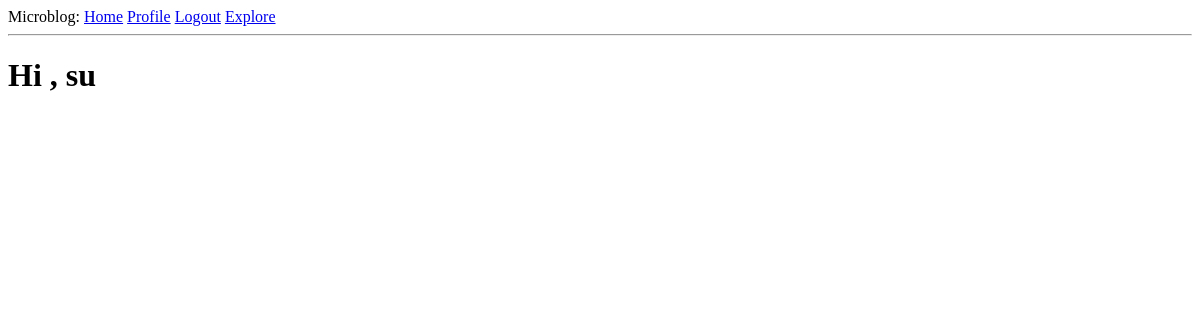
The page /explore (signed in) on the database as committed earlier.
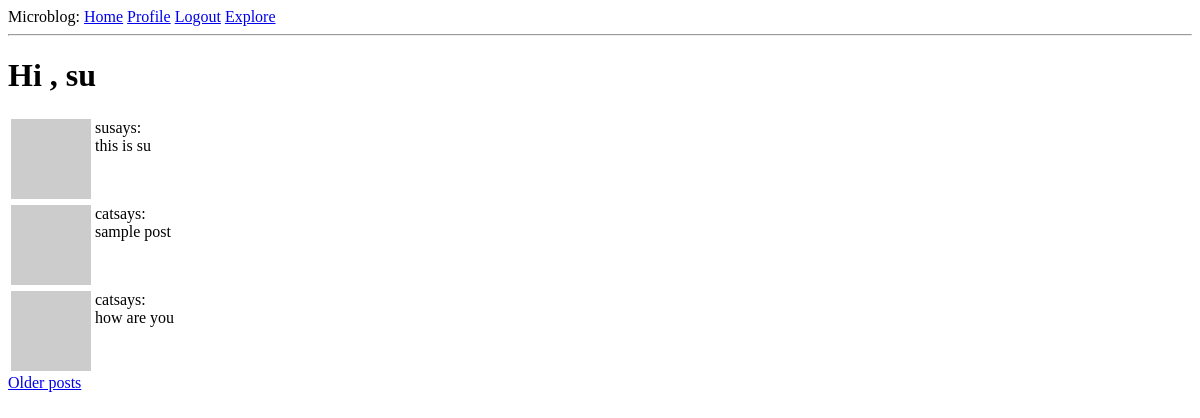
The same page on the database as committed later.
### app/models.py (models this page shows, shortened)
class User(UserMixin, db.Model):
    id: so.Mapped[int] = so.mapped_column(primary_key=True)
    username: so.Mapped[str] = so.mapped_column(sa.String(64), index=True, unique=True)
    email: so.Mapped[str] = so.mapped_column(sa.String(120), index=True, unique=True)
    password_hash: so.Mapped[Optional[str]] = so.mapped_column(sa.String(256))
    posts: so.WriteOnlyMapped["Post"] = so.relationship(back_populates="author")
    about_me: so.Mapped[Optional[str]] = so.mapped_column(sa.String(140))
    last_seen: so.Mapped[Optional[datetime]] = so.mapped_column(
        default=lambda: datetime.now(timezone.utc)
    )
    following: so.WriteOnlyMapped["User"] = so.relationship(
        secondary=followers,
        primaryjoin=(followers.c.follower_id == id),
        secondaryjoin=(followers.c.followed_id == id),
        back_populates="followers",
    )
    followers: so.WriteOnlyMapped["User"] = so.relationship(
        secondary=followers,
        primaryjoin=(followers.c.followed_id == id),
        secondaryjoin=(followers.c.follower_id == id),
        back_populates="following",
    )
    def avatar(self, size):
        digest = md5(self.email.lower().encode("utf-8")).hexdigest()
        return f"https://www.gravatar.com/avatar/{digest}?d=identicon&s={size}"

class Post(db.Model):
    id: so.Mapped[int] = so.mapped_column(primary_key=True)
    body: so.Mapped[str] = so.mapped_column(sa.String(140))
    timestamp: so.Mapped[datetime] = so.mapped_column(
        index=True, default=lambda: datetime.now(timezone.utc)
    )
    user_id: so.Mapped[int] = so.mapped_column(sa.ForeignKey(User.id), index=True)
    author: so.Mapped[User] = so.relationship(back_populates="posts")

### app/routes.py (the view)
@app.route("/explore")
@login_required
def explore():
    page = request.args.get("page", 1, type=int)
    query = sa.select(Post).order_by(Post.timestamp.desc())
    posts = db.paginate(
        query, page=page, per_page=app.config["POSTS_PER_PAGE"], error_out=False
    )
    next_url = url_for("explore", page=posts.next_num) if posts.has_next else None
    prev_url = url_for("explore", page=posts.prev_num) if posts.has_prev else None
    return render_template(
        "index.html",
        title="Explore",
        posts=posts.items,
        next_url=next_url,
        prev_url=prev_url,
    )

### app/models.py (called while the page is built)
@login.user_loader
def load_user(id):
    return db.session.get(User, int(id))

### app/routes.py (called while the page is built)
@app.before_request
def before_request():
    if current_user.is_authenticated:
        current_user.last_seen = datetime.now(timezone.utc)
        db.session.commit()

### app/templates/index.html (shortened to what this page needs)
{%extends 'base.html' %} {%block content%}
<h1>Hi , {{current_user.username}}</h1>
 {%for post in posts%} {%include '_post.html'%} {%endfor%}  {%if next_url%}
<a href="{{next_url}}">Older posts</a>
{%endif%} {% endblock %}

### app/templates/base.html (shortened to what this page needs)
<html>
  <head>
  </head>
  <body>
    <div>
      Microblog:
      <a href="{{url_for('index')}}">Home</a>
      {% if current_user.is_anonymous%}
      <a href="{{url_for('login')}}">Login</a>
      {% else%}
      <a href="{{url_for('user' , username=current_user.username)}}">Profile</a>
      <a href="{{url_for('logout')}}">Logout</a>
      <a href="{{url_for('explore')}}">Explore</a>
      {%endif%}
    </div>
    <hr />
     {% block content %}{% endblock %}
  </body>
</html>

### app/templates/_post.html
<table>
  <tr valign="top">
    <td><img src="{{post.author.avatar(36)}}" /></td>
    <td>{{post.author.username}}says: <br />{{post.body}}</td>
  </tr>
</table>

Rows that differ between the two databases and show on the page:
added Post: author.username "su", body "this is su"
added Post: author.username "cat", body "sample post"
added Post: author.username "cat", body "how are you"
Other text that changed with them:
text now shown: "Older posts"
